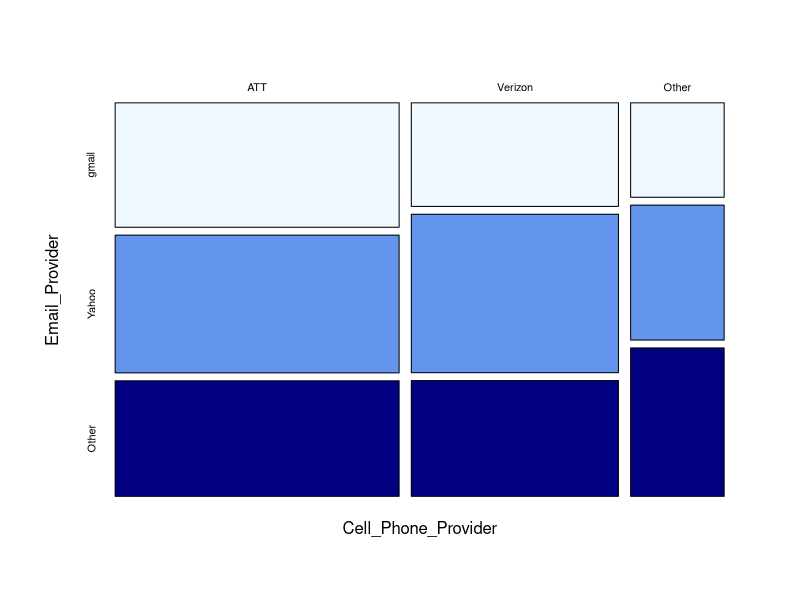

The R source for this figure:
## ---- chunk 1
# p. 647, #28
mat <- matrix(c(28, 17, 7, 31, 26, 10, 26, 19, 11), nrow = 3, byrow = TRUE)

dimnames(mat) <- list(`Email_Provider` = c("gmail", "Yahoo", "Other"),
                      `Cell_Phone_Provider` = c("ATT", "Verizon", "Other"))

chisq.test(mat, correct = FALSE)

## ---- chunk 2
results <- chisq.test(mat, correct = FALSE)
round(results$expected, 2)
## ---- chunk 3
mosaicplot(t(mat), color = c("aliceblue", "cornflowerblue", "navyblue"), main = "")
## ---- chunk 4
x <- c(1, 49, 19, 31)
dim(x) <- c(2, 2)
x
chisq.test(x, correct = FALSE)
## ---- chunk 5
data <- c(357, 218, 184, 328, 293, 285, 218, 331, 592, 354, 185, 147)
dim(data) <- c(4, 3)
data
# optional: give names to the rows and columns
dimnames(data) <- list(`Episodes` = c("None", "1-2", "3-4", ">= 5"),`Age Group` = c("18-23", "21-23", ">=24"))

data
chisq.test(data, correct = FALSE)
